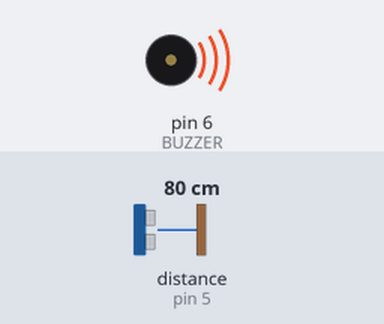
The sketch below on a simulated Arduino Uno, built with avr-gcc and run on an emulated ATmega328P. Shown: buzzer (waves = sounding, pin HIGH). Wiring (inferred from the names in the program): ultrasonic range finder: trigger pin 4; echo pin 5. The test bench sets the inputs (shaded band); at power-on: distance to the obstacle (sensor on pin 5) 80 cm. The echo pulse lasts 58.3 µs per cm; pins used as bus, display or sensor lines are not drawn; what the sketch prints to the serial monitor is not drawn.

Above: at 1.2 s.
1.3 s: distance to the obstacle (sensor on pin 5) set to 38 cm
2.8 s: distance to the obstacle (sensor on pin 5) set to 31 cm
Timing chart, 0 to 5.8 s (numbered marks = the images above; inputs shaded):
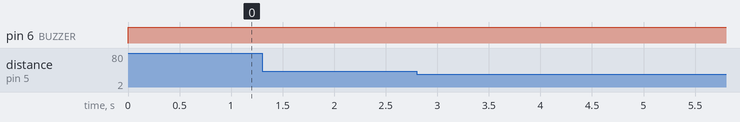

The sketch:

ULTRASONIC.ino
```cpp
int BUZZER =6;
const int trig_Pin = 4;
const int echo_Pin = 5;
long duration;
int distance;
void setup() {
  pinMode(BUZZER, OUTPUT);
  pinMode(trig_Pin, OUTPUT); // Sets the trigPin as an Output
  pinMode(echo_Pin, INPUT); // Sets the echoPin as an Input
  Serial.begin(9600); // Starts the serial communication
}
void loop() {
      digitalWrite(BUZZER,HIGH);

  // Clears the trigPin
  digitalWrite(trig_Pin, LOW);
  delayMicroseconds(2);
  // Sets the trigPin on HIGH state for 10 micro seconds
  digitalWrite(trig_Pin, HIGH);
  delayMicroseconds(10);
  digitalWrite(trig_Pin, LOW);
  // Reads the echoPin, returns the sound wave travel time in microseconds
  duration = pulseIn(echo_Pin, HIGH);
  // Calculating the distance
  distance = duration * 0.034 / 2;
  // Prints the distance on the Serial Monitor
  if(distance<35){
    Serial.print("Distance: ");
    Serial.println(distance);
    Serial.println("ALERT!!!!!STOP!!!!!");
    digitalWrite(BUZZER,HIGH);
    delay(1000);
  }
  else{
    Serial.println("forward!!!!!");
    digitalWrite(BUZZER,HIGH);
  }
}
```

Measured:
- after the input at 1.3 s, every drawn part: stays the same
- after the input at 2.8 s, every drawn part: stays the same
